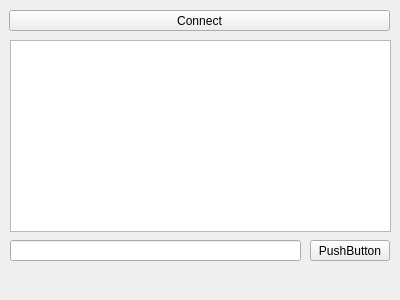
<?xml version="1.0" encoding="UTF-8"?>
<ui version="4.0">
 <class>ChatWindow</class>
 <widget class="QMainWindow" name="ChatWindow">
  <property name="geometry">
   <rect>
    <x>0</x>
    <y>0</y>
    <width>400</width>
    <height>300</height>
   </rect>
  </property>
  <property name="windowTitle">
   <string>ChatWindow</string>
  </property>
  <widget class="QWidget" name="centralWidget">
   <widget class="QPushButton" name="connectButton">
    <property name="geometry">
     <rect>
      <x>9</x>
      <y>10</y>
      <width>381</width>
      <height>21</height>
     </rect>
    </property>
    <property name="text">
     <string>Connect</string>
    </property>
   </widget>
   <widget class="QListView" name="chatView">
    <property name="geometry">
     <rect>
      <x>10</x>
      <y>40</y>
      <width>381</width>
      <height>192</height>
     </rect>
    </property>
   </widget>
   <widget class="QLineEdit" name="messageEdit">
    <property name="geometry">
     <rect>
      <x>10</x>
      <y>240</y>
      <width>291</width>
      <height>21</height>
     </rect>
    </property>
   </widget>
   <widget class="QPushButton" name="sendButton">
    <property name="geometry">
     <rect>
      <x>310</x>
      <y>240</y>
      <width>80</width>
      <height>21</height>
     </rect>
    </property>
    <property name="text">
     <string>PushButton</string>
    </property>
   </widget>
  </widget>
 </widget>
 <layoutdefault spacing="6" margin="11"/>
 <resources/>
 <connections/>
</ui>
